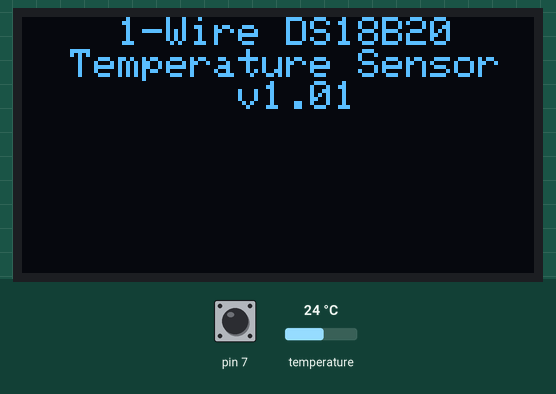
Simulated run of this program. Board: Arduino Leonardo, built with avr-gcc and run on an emulated ATmega32U4. Parts: 128×64 one-colour display. Wiring (inferred from the names in the program): SSD1306 OLED at I2C address 0x3C. Inputs (shaded band) come from the test bench; at power-on: pin 7 HIGH, temperature 24 °C.

Above: at 0.2 s.
At 1.5 s:
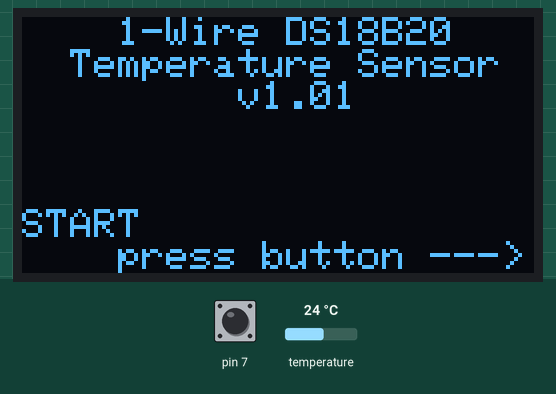
1.6 s: pin 7 pulled LOW for 0.15 s
At 3.4 s:
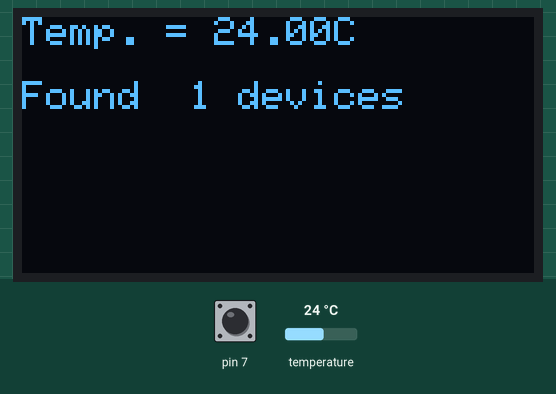
Timing chart, 0 to 4.9 s (numbered marks = the images above; inputs shaded):
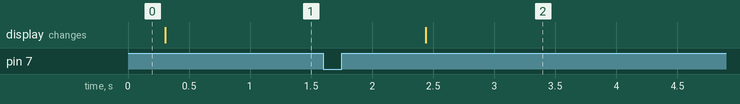

The program:

main.cpp
```cpp
// (licence header left out)
// Include board with DevDuino components.
#include <devduino.h>
// some Devduino configuration stuff:
#define NO_GLOBAL_RTC true
#define NO_GLOBAL_TEMPERATURE true
#define NO_GLOBAL_SPREADSHEET true
#define NO_GLOBAL_BUZZER true

// Devduino INFO:
// https://devduino.cc/product/devduino/
// Devduino Screen: 128×64 OLED Display with SSD1306 controller.
// 8-bit AVR (ATmega32u4)
// Operating Voltage = 5V
// Flash Memory = 32 KB (4 KB used by bootloader)
// SRAM = 2.5 KB
// EEPROM = 1 KB
// Clock Speed = 16 MHz


// Include one-Wire library
#include <OneWire.h>
// https://platformio.org/lib/show/1/OneWire
// pio lib install "paulstoffregen/OneWire"


// DS18B20 Library by Mathias Munk Hansen
#include <DS18B20.h>
// https://platformio.org/lib/show/6432/DS18B20
// install:
// pio lib install "matmunk/DS18B20"


// define the digital I/O pin to be used for the 1-Wire network
const uint8_t ONE_WIRE_PIN = 4;
// initialize the DS18B20 on the configured I/O pin
DS18B20 ds(ONE_WIRE_PIN);

// String buffer for console output
char String_buffer[128];

// Trigger Flag for button press
boolean Button_Trigger = false;
//This method has been bound to "INT" button of DevDuino board in the above "setup" method.
void buttonPressed()
{
  Button_Trigger = true;
  delay(250);
}

void setup() {
  //First thing to do is to initialize DevDuino board.
  devduino.begin();
  // clear the screen for text output
  console.clear();
  //Attach "interrupt" button to "buttonPressed" function.
  devduino.attachToIntButton(buttonPressed);
  // start screen
  console.println(F("    1-Wire DS18B20"));
  console.println(F("  Temperature Sensor"));
  console.println(F("         v1.01"));
  console.println(F(" "));
  console.println(F(" "));
  console.println(F(" "));
  console.println(F("START"));
  console.println(F("    press button --->"));
}


void loop(){
  if(Button_Trigger){
    int NumberOfDevices = 0;
    console.clear();
    // Iterate through all devices.
    while(ds.selectNext()){
      // Print temperature in degrees Celcius
      float temperature = ds.getTempC();
      char str_temp[6];
      // 4 is mininum width, 2 is precision; float value is copied onto str_temp
      dtostrf(temperature, 4, 2, str_temp);
      snprintf(String_buffer, sizeof(String_buffer), "Temp. = %sC", str_temp);
      console.println(String_buffer);
      NumberOfDevices++;
    }
    // Print number of DS18B20 devices on the bus.
    snprintf(String_buffer, sizeof(String_buffer), "\nFound  %i devices", NumberOfDevices);
    console.println(String_buffer);
    delay(250);
    Button_Trigger = false;
  }
  delay(10);
}
```

Measured:
- after the input at 1.6 s, the display: changes after 0.84 s (image 2)
